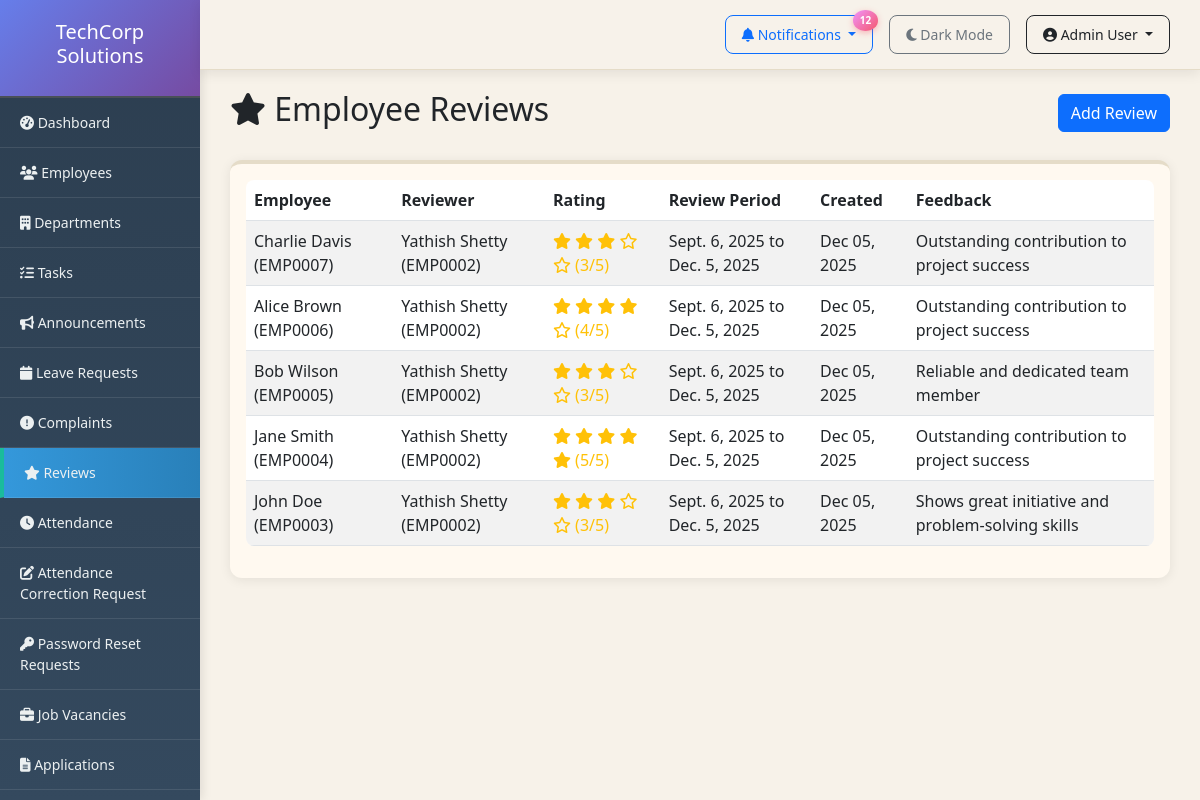
The app's page /admin-panel/reviews/ (signed in) with its own data.
### employees/models.py (models this page shows, shortened)
class Review(models.Model):
    employee = models.ForeignKey(Employee, on_delete=models.CASCADE, related_name='reviews')
    reviewer = models.ForeignKey(Employee, on_delete=models.CASCADE, related_name='given_reviews')
    rating = models.IntegerField(choices=[(i, i) for i in range(1, 6)])
    feedback = models.TextField()
    review_period_start = models.DateField()
    review_period_end = models.DateField()
    created_at = models.DateTimeField(auto_now_add=True)

class Employee(models.Model):
    user = models.OneToOneField(User, on_delete=models.CASCADE)
    employee_id = models.CharField(max_length=20, unique=True)
    department = models.ForeignKey(Department, on_delete=models.SET_NULL, null=True)
    role = models.ForeignKey(Role, on_delete=models.SET_NULL, null=True)
    phone = models.CharField(max_length=15)
    date_of_birth = models.DateField(null=True, blank=True)
    date_joined = models.DateField(default=timezone.now)
    address = models.TextField(blank=True)
    profile_picture = models.ImageField(upload_to='profiles/', blank=True)
    position = models.CharField(max_length=100, blank=True)
    is_manager = models.BooleanField(default=False)
    salary = models.DecimalField(max_digits=10, decimal_places=2, null=True, blank=True)
    theme_preference = models.CharField(max_length=10, choices=[('light', 'Light'), ('dark', 'Dark')], default='light')
    def __str__(self):
        return f"{self.user.get_full_name()} ({self.employee_id})"

### employees/views.py (the view)
# urls.py: path('admin-panel/reviews/', views.review_list, name='review_list'),
@login_required
@user_passes_test(is_admin)
def review_list(request):
    reviews = Review.objects.select_related('employee', 'reviewer').order_by('-created_at')
    return render(request, 'admin/reviews.html', {'reviews': reviews})

### employees/context_processors.py (called while the page is built)
def notifications(request):
    context = {
        'pending_count': 0,
        'leave_count': 0,
        'correction_count': 0,
        'password_reset_count': 0,
    }
    if request.user.is_authenticated and request.user.is_staff:
        leave_count = Leave.objects.filter(status='pending').count()
        correction_count = AttendanceCorrection.objects.filter(status='pending').count()
        password_reset_count = PasswordResetRequest.objects.filter(status='pending').count()
        context.update({
            'leave_count': leave_count,
            'correction_count': correction_count,
            'password_reset_count': password_reset_count,
            'pending_count': leave_count + correction_count + password_reset_count,
        })
    return context

### employees/views.py (called while the page is built)
def is_admin(user):
    return user.is_staff or user.is_superuser

### employees/templates/admin/reviews.html (shortened to what this page needs)
{% extends 'base.html' %}
{% block content %}
<div class="d-flex justify-content-between align-items-center mb-4">
    <h2><i class="fas fa-star"></i> Employee Reviews</h2>
    <a href="{% url 'review_add' %}" class="btn btn-primary">Add Review</a>
</div>
<div class="card">
    <div class="card-body">
        {% if reviews %}
            <div class="table-responsive">
                <table class="table table-striped">
                    <thead>
                        <tr>
                            <th>Employee</th>
                            <th>Reviewer</th>
                            <th>Rating</th>
                            <th>Review Period</th>
                            <th>Created</th>
                            <th>Feedback</th>
                        </tr>
                    </thead>
                    <tbody>
                        {% for review in reviews %}
                        <tr>
                            <td>{{ review.employee }}</td>
                            <td>{{ review.reviewer }}</td>
                            <td>
                                <div class="text-warning">
                                    {% for i in "12345" %}
                                        {% if forloop.counter <= review.rating %}
                                            <i class="fas fa-star"></i>
                                        {% else %}
                                            <i class="far fa-star"></i>
                                        {% endif %}
                                    {% endfor %}
                                    ({{ review.rating }}/5)
                                </div>
                            </td>
                            <td>{{ review.review_period_start }} to {{ review.review_period_end }}</td>
                            <td>{{ review.created_at|date:"M d, Y" }}</td>
                            <td>{{ review.feedback|truncatechars:100 }}</td>
                        </tr>
                        {% endfor %}
                    </tbody>
                </table>
            </div>
        {% else %}
            <p class="text-muted text-center">No reviews found.</p>
        {% endif %}
    </div>
</div>
{% endblock %}

### employees/templates/base.html (shortened to what this page needs)
<!DOCTYPE html>
<html lang="en">
<head>
    <link href="https://cdn.jsdelivr.net/npm/bootstrap@5.3.0/dist/css/bootstrap.min.css" rel="stylesheet">
    <link rel="stylesheet" href="https://cdnjs.cloudflare.com/ajax/libs/font-awesome/6.4.0/css/all.min.css">
</head>
<body>
    <nav class="top-navbar d-flex justify-content-end align-items-center">
        {% if user.is_staff %}
        <div class="dropdown me-3">
            <button class="btn btn-sm btn-outline-primary dropdown-toggle" type="button" data-bs-toggle="dropdown">
                <i class="fas fa-bell"></i> Notifications
                {% if pending_count > 0 %}
                <span class="notification-badge">{{ pending_count }}</span>
                {% endif %}
            </button>
        </div>
        {% endif %}
        <a href="{% url 'toggle_theme' %}" class="btn btn-sm btn-outline-secondary me-3">
            {% if user.is_authenticated and user.employee.theme_preference == 'dark' %}
                <i class="fas fa-sun"></i> Light Mode
            {% else %}
                <i class="fas fa-moon"></i> Dark Mode
            {% endif %}
        </a>
        <div class="dropdown">
            <button class="btn btn-sm btn-outline-dark dropdown-toggle" type="button" data-bs-toggle="dropdown">
                <i class="fas fa-user-circle"></i> {{ user.get_full_name|default:user.username }}
            </button>
        </div>
    </nav>
    <div class="container-fluid">
        <div class="row">
            <div class="col-md-2 sidebar">
                <div class="logo-header">
                    <h5>TechCorp Solutions</h5>
                </div>
                {% if user.is_staff %}
                <a href="{% url 'admin_dashboard' %}"><i class="fas fa-tachometer-alt"></i> Dashboard</a>
                <a href="{% url 'employee_list' %}"><i class="fas fa-users"></i> Employees</a>
                <a href="{% url 'department_list' %}"><i class="fas fa-building"></i> Departments</a>
                <a href="{% url 'task_list' %}"><i class="fas fa-tasks"></i> Tasks</a>
                <a href="{% url 'announcement_list' %}"><i class="fas fa-bullhorn"></i> Announcements</a>
                <a href="{% url 'leave_requests' %}"><i class="fas fa-calendar"></i> Leave Requests</a>
                <a href="{% url 'complaint_list' %}"><i class="fas fa-exclamation-circle"></i> Complaints</a>
                <a href="{% url 'review_list' %}"><i class="fas fa-star"></i> Reviews</a>
                <a href="{% url 'admin_attendance_list' %}"><i class="fas fa-clock"></i> Attendance</a>
                <a href="{% url 'admin_correction_list' %}"><i class="fas fa-edit"></i> Attendance Correction Request</a>
                <a href="{% url 'admin_password_reset_list' %}"><i class="fas fa-key"></i> Password Reset Requests</a>
                <a href="{% url 'vacancy_list' %}"><i class="fas fa-briefcase"></i> Job Vacancies</a>
                <a href="{% url 'application_list' %}"><i class="fas fa-file-alt"></i> Applications</a>
                <a href="{% url 'admin_salary_management' %}"> Salary Management</a>
                {% endif %}
            </div>
            <div class="col-md-10 content">
                {% block content %}{% endblock %}
            </div>
        </div>
    </div>
</body>
</html>

### employees/templates/base.html (style rules this page uses)
* { transition: background-color 0.3s ease, color 0.3s ease; }
body { font-family: 'Segoe UI', Tahoma, Geneva, Verdana, sans-serif; }
.sidebar { position: fixed; top: 0; left: 0; height: 100vh; overflow-y: auto; background: linear-gradient(180deg, #2c3e50 0%, #34495e 100%) !important; padding: 0; width: 16.666667%; box-shadow: 2px 0 10px rgba(0,0,0,0.1); }
.sidebar a { color: #ecf0f1 !important; text-decoration: none; padding: 14px 20px; display: block; border-bottom: 1px solid rgba(255,255,255,0.1); transition: all 0.3s ease; font-size: 14px; }
.sidebar a.active { background: linear-gradient(90deg, #3498db 0%, #2980b9 100%) !important; border-left: 4px solid #1abc9c; padding-left: 20px; }
.sidebar .logo-header { background: linear-gradient(135deg, #667eea 0%, #764ba2 100%) !important; color: white !important; }
.content { padding: 30px; margin-top: 60px; margin-left: 16.666667%; background: #F7F2E9; min-height: calc(100vh - 60px); }
.card { background: #FFF9F0; backdrop-filter: blur(10px); border: none; border-top: 4px solid #E5DCC8; border-radius: 12px; box-shadow: 0 2px 12px rgba(0, 0, 0, 0.08); transition: transform 0.3s ease, box-shadow 0.3s ease; }
.logo-header { background: #2c3e50; color: white; padding: 20px; text-align: center; border-bottom: 2px solid #495057; }
.top-navbar { position: fixed; top: 0; right: 0; left: 16.666667%; z-index: 1000; background: rgba(247, 242, 233, 0.95); border-bottom: 1px solid #E5DCC8; padding: 15px 30px; box-shadow: 0 4px 12px rgba(0,0,0,0.08); backdrop-filter: blur(20px); }
.top-navbar .btn { border-radius: 8px; padding: 8px 16px; font-weight: 500; transition: all 0.3s ease; }
.notification-badge { position: absolute; top: -5px; right: -5px; background: linear-gradient(135deg, #f093fb 0%, #f5576c 100%); color: white; border-radius: 50%; padding: 3px 7px; font-size: 10px; font-weight: bold; box-shadow: 0 2px 6px rgba(245, 87, 108, 0.4); animation: pulse 2s infinite; }
.table { border-radius: 8px; overflow: hidden; }

### records on screen
Review: employee "Charlie Davis (EMP0007)", reviewer "Yathish Shetty (EMP0002)", rating "3", review_period_start "Sept. 6, 2025", review_period_end "Dec. 5, 2025", created_at "Dec 05, 2025", feedback "Outstanding contribution to project success"
Review: employee "Alice Brown (EMP0006)", reviewer "Yathish Shetty (EMP0002)", rating "4", review_period_start "Sept. 6, 2025", review_period_end "Dec. 5, 2025", created_at "Dec 05, 2025", feedback "Outstanding contribution to project success"
Review: employee "Bob Wilson (EMP0005)", reviewer "Yathish Shetty (EMP0002)", rating "3", review_period_start "Sept. 6, 2025", review_period_end "Dec. 5, 2025", created_at "Dec 05, 2025", feedback "Reliable and dedicated team member"
Review: employee "Jane Smith (EMP0004)", reviewer "Yathish Shetty (EMP0002)", rating "5", review_period_start "Sept. 6, 2025", review_period_end "Dec. 5, 2025", created_at "Dec 05, 2025", feedback "Outstanding contribution to project success"
Review: employee "John Doe (EMP0003)", reviewer "Yathish Shetty (EMP0002)", rating "3", review_period_start "Sept. 6, 2025", review_period_end "Dec. 5, 2025", created_at "Dec 05, 2025", feedback "Shows great initiative and problem-solving skills"

### other values on screen
{{ pending_count }} "12"
{{ user.get_full_name|default:user.username }} "Admin User"
